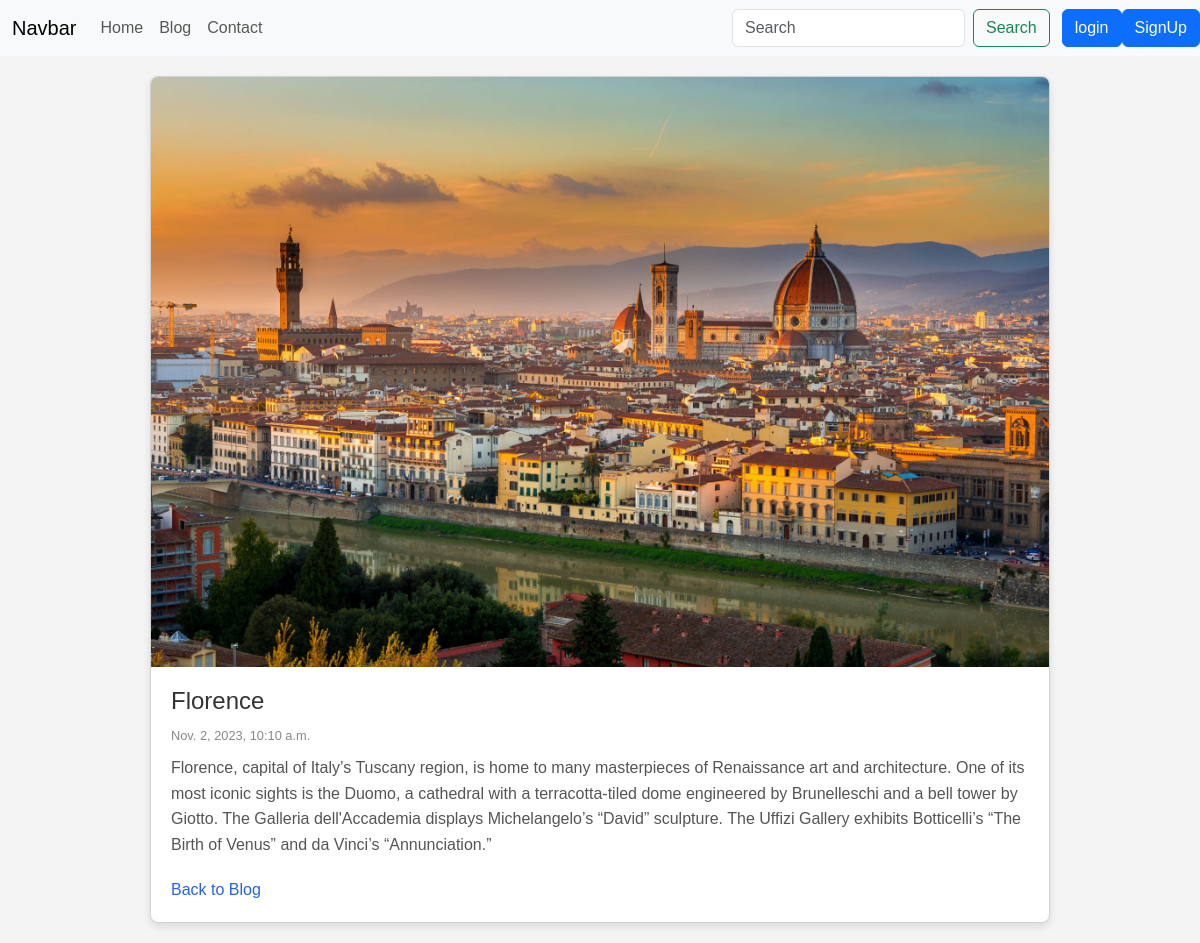
Page /blogpost/florence on the committed database.
### blog/models.py (models this page shows, shortened)
class Post(models.Model):
    sno=models.AutoField(primary_key=True)
    title=models.CharField(max_length=255)
    image=models.ImageField(upload_to='images/',null=True,default="")
    content=models.TextField()
    author=models.CharField(max_length=50)
    slug=models.CharField(max_length=150) #slug = name of url
    timestamp=models.DateTimeField(auto_now_add=True, blank=True)

### blog/views.py (the view)
# urls.py: path('blogpost/<str:slug>', views.blogPost,name="blogPost"),
def blogPost(request, slug):
    post=Post.objects.filter(slug=slug).first() #get
    return render(request,'blogpost.html',{'post':post})

### blog/templates/blogpost.html (shortened to what this page needs)
{% extends "base.html" %}
{% block body %}
<div class="card">
<img src="{{post.image.url}}" alt="Blog Post Image">
<div class="content">
    <h1 class="title">{{post.title}}</h1>
    <p class="meta">{{post.timestamp}}</p>
    <p class="description">
        {{post.content}}
    </p>
    <a href="#" class="back-link">Back to Blog</a>
</div>
</div>
{% endblock body %}

### blog/templates/blogpost.html (style rules this page uses)
body { font-family: Arial, sans-serif; margin: 0; padding: 0; background-color: #f4f4f4; }
.card { max-width: 900px; margin: 20px auto; background-color: #fff; box-shadow: 0 4px 8px rgba(0, 0, 0, 0.1); border-radius: 8px; overflow: hidden; }
.card img { width: 100%; height: auto; }
.content { padding: 20px; }
.title { font-size: 1.5rem; color: #333; margin-bottom: 10px; }
.meta { color: #888; font-size: 0.8rem; margin-bottom: 10px; }
.description { line-height: 1.6; color: #555; }
.back-link { display: block; margin-top: 20px; text-decoration: none; color: #2563EB; }

### rows in the picture
Post: image (picture), title "Florence", timestamp "Nov. 2, 2023, 10:10 a.m.", content "Florence, capital of Italy’s Tuscany region, is home to many masterpieces of Renaissance art and architecture. One of its most iconic sights is the Duomo, a cathedral with a terracotta-tiled dome engineered by Brunelleschi and a bell tower by Giotto. The Galleria dell'Accademia displays Michelangelo’s “David” sculpture. The Uffizi Gallery exhibits Botticelli’s “The Birth of Venus” and da Vinci’s “Annunciation.”"
